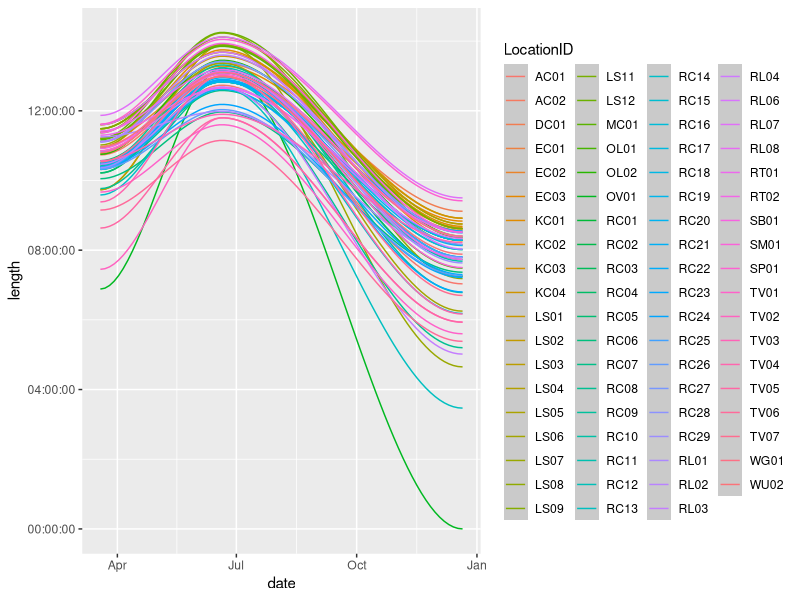
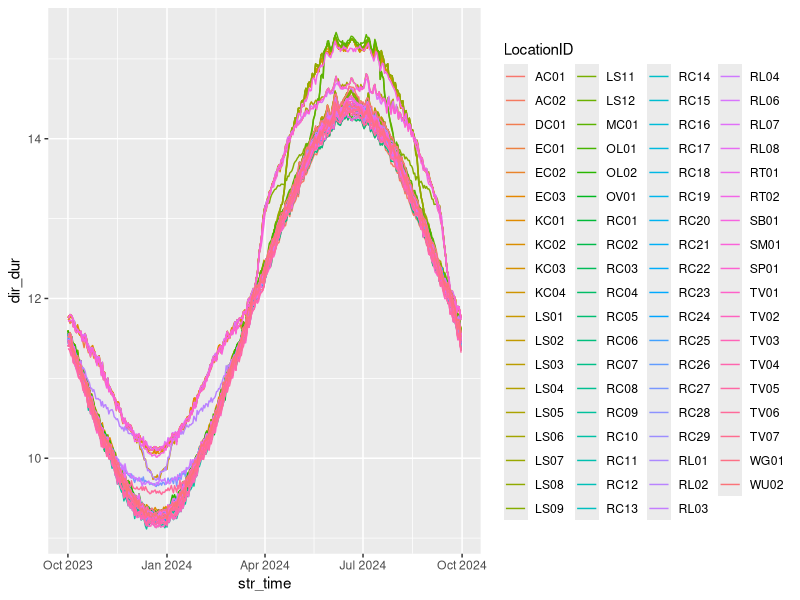

Source code (R) for these figures, in order:
library(tidyverse)
library(dplyr)
library(here)
library(lubridate)
library(ggplot2)

# reading in data from spreadsheets
setwd(here::here("code"))

sun_hours <- read_csv(here::here("data", "Sun_Hours_WY2024.csv")) %>% 
  mutate(str_time = substr(str_time, 1, 10),
         str_time = ymd(str_time))

sun_hours_manual <- read_csv(here::here("data", "sun_hours_manual.csv")) %>% 
  select(-StartLat, -StartLon, -LatLong) %>% 
  rename(day_length_20241221 = day_length_winter_solstice,
         day_length_20240620 = day_length_summer_solstice,
         day_length_20240319 = day_length_spring_equinox) %>% 
  pivot_longer(cols = starts_with("day_length_"), names_to = "date", values_to = "length") %>% 
  mutate(date = substr(date, 12, 20),
         date = ymd(date))

sun_hours_plot <- ggplot(sun_hours, aes(x = str_time, y = dir_dur)) +
  geom_line(aes(color = LocationID))

sun_hours_manual_plot <- ggplot(sun_hours_manual, aes(x = date, y = length)) +
  geom_smooth(aes(color = LocationID), linewidth = 0.5)
